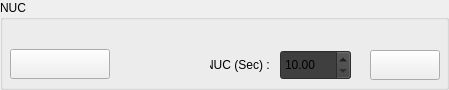
                <widget class="QGroupBox" name="groupBox_6">
                 <property name="minimumSize">
                  <size>
                   <width>0</width>
                   <height>90</height>
                  </size>
                 </property>
                 <property name="maximumSize">
                  <size>
                   <width>16777215</width>
                   <height>90</height>
                  </size>
                 </property>
                 <property name="styleSheet">
                  <string notr="true">font: 63 12pt &quot;Segoe UI Semibold&quot;;</string>
                 </property>
                 <property name="title">
                  <string>NUC</string>
                 </property>
                 <widget class="QPushButton" name="PB_NUC">
                  <property name="geometry">
                   <rect>
                    <x>10</x>
                    <y>49</y>
                    <width>100</width>
                    <height>30</height>
                   </rect>
                  </property>
                  <property name="minimumSize">
                   <size>
                    <width>100</width>
                    <height>30</height>
                   </size>
                  </property>
                  <property name="maximumSize">
                   <size>
                    <width>100</width>
                    <height>30</height>
                   </size>
                  </property>
                  <property name="styleSheet">
                   <string notr="true">
QPushButton{
border-image: url(:/BTN/resource/QuantumRED_MAIN/NUC.png);
}
QPushButton:hover{
border-image: url(:/BTN/resource/QuantumRED_MAIN/NUC_HOVER.png);
}
QPushButton:pressed{
border-image: url(:/BTN/resource/QuantumRED_MAIN/NUC_PRESSED.png);
}</string>
                  </property>
                  <property name="text">
                   <string/>
                  </property>
                 </widget>
                 <widget class="QLabel" name="label_25">
                  <property name="geometry">
                   <rect>
                    <x>210</x>
                    <y>57</y>
                    <width>63</width>
                    <height>16</height>
                   </rect>
                  </property>
                  <property name="maximumSize">
                   <size>
                    <width>16777215</width>
                    <height>30</height>
                   </size>
                  </property>
                  <property name="styleSheet">
                   <string notr="true">font: 63 9pt &quot;Segoe UI Semibold&quot;;</string>
                  </property>
                  <property name="text">
                   <string>NUC (Sec) : </string>
                  </property>
                  <property name="alignment">
                   <set>Qt::AlignRight|Qt::AlignTrailing|Qt::AlignVCenter</set>
                  </property>
                 </widget>
                 <widget class="QDoubleSpinBox" name="spinBox_NUCPeriod">
                  <property name="geometry">
                   <rect>
                    <x>280</x>
                    <y>50</y>
                    <width>71</width>
                    <height>30</height>
                   </rect>
                  </property>
                  <property name="maximumSize">
                   <size>
                    <width>100</width>
                    <height>30</height>
                   </size>
                  </property>
                  <property name="styleSheet">
                   <string notr="true">background-color: rgb(63, 63, 63);
font: 63 8pt &quot;Segoe UI Semibold&quot;;</string>
                  </property>
                  <property name="minimum">
                   <double>10.000000000000000</double>
                  </property>
                  <property name="maximum">
                   <double>500.000000000000000</double>
                  </property>
                  <property name="value">
                   <double>10.000000000000000</double>
                  </property>
                 </widget>
                 <widget class="QPushButton" name="PBtn_NUCSoftwareTimer">
                  <property name="geometry">
                   <rect>
                    <x>370</x>
                    <y>50</y>
                    <width>70</width>
                    <height>30</height>
                   </rect>
                  </property>
                  <property name="minimumSize">
                   <size>
                    <width>70</width>
                    <height>30</height>
                   </size>
                  </property>
                  <property name="maximumSize">
                   <size>
                    <width>80</width>
                    <height>30</height>
                   </size>
                  </property>
                  <property name="styleSheet">
                   <string notr="true">QPushButton{
	border-image: url(:/BTN/resource/QuantumRED_MAIN/SET.png);
}
QPushButton:hover{
	border-image: url(:/BTN/resource/QuantumRED_MAIN/SET_HOVER.png);
}
QPushButton:pressed{
	border-image: url(:/BTN/resource/QuantumRED_MAIN/SET_PRESSED.png);
}</string>
                  </property>
                  <property name="text">
                   <string/>
                  </property>
                 </widget>
                 <zorder>label_25</zorder>
                 <zorder>spinBox_NUCPeriod</zorder>
                 <zorder>PBtn_NUCSoftwareTimer</zorder>
                 <zorder>PB_NUC</zorder>
                </widget>
